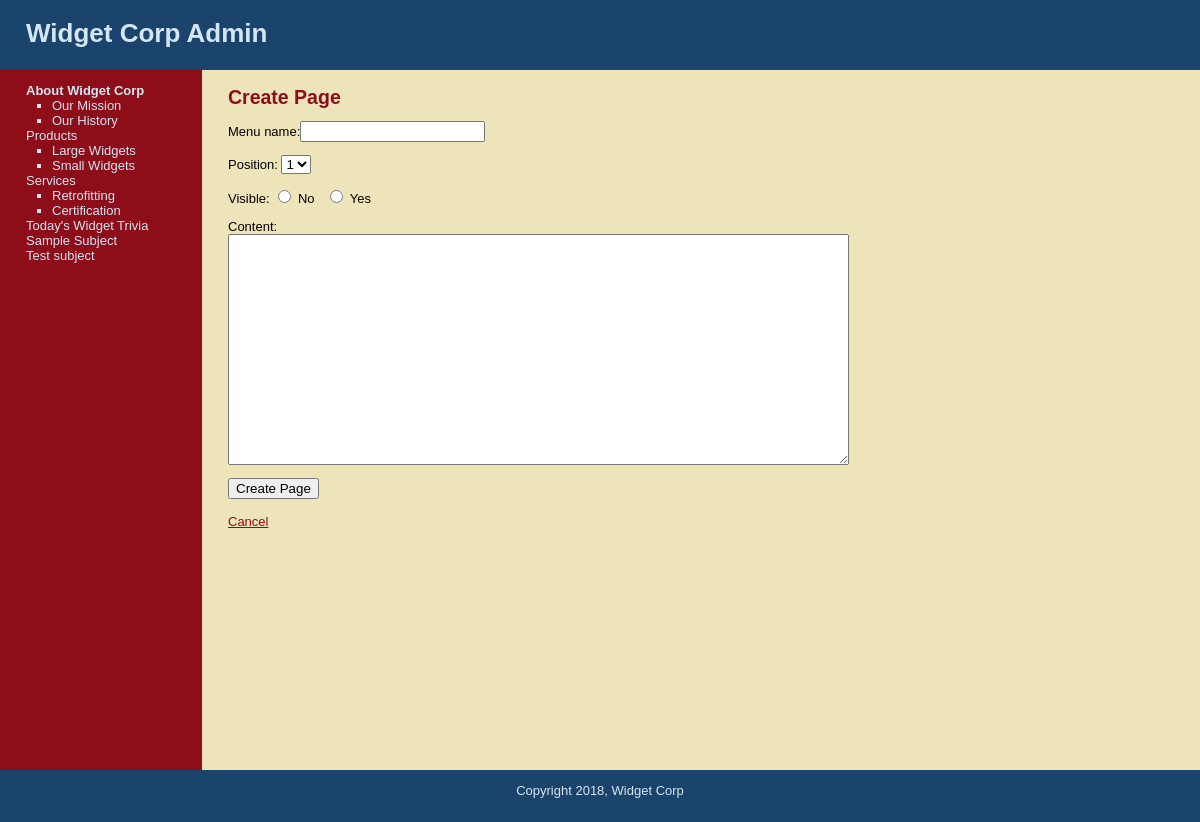
The app's page /new_page.php?subject=1 (signed in) with its own data.
### tables this page shows
CREATE TABLE `subjects` (
  `id` int(11) NOT NULL AUTO_INCREMENT,
  `menu_name` varchar(30) NOT NULL,
  `position` int(3) NOT NULL,
  `visible` tinyint(1) NOT NULL,
  PRIMARY KEY (`id`)
);

CREATE TABLE `pages` (
  `id` int(11) NOT NULL AUTO_INCREMENT,
  `subject_id` int(11) NOT NULL,
  `menu_name` varchar(30) NOT NULL,
  `position` int(3) NOT NULL,
  `visible` tinyint(1) NOT NULL,
  `content` text,
  PRIMARY KEY (`id`),
  KEY `subject_id` (`subject_id`)
);

### public/new_page.php (the view, shortened to what this page needs)
<?php require_once("../includes/db_connection.php"); ?>
<?php require_once("../includes/functions.php"); ?>
<?php include("../includes/layouts/header.php"); ?>
<?php find_selected_page();?>
<div id="main">
 <div id="navigation">
  <?php echo navigation($current_subject, $current_page); ?>
 </div>
	<div id="page">
		<h2>Create Page</h2>
		<form action="create_page.php" method="post">
		<p>Menu name:<input type="text" name="menu_name" value="" /></p>
		<p>Position:
	    <select name="position">
		<?php
			$page_set = find_pages_for_subject($current_subject["id"], false);
			$page_count = mysqli_num_rows($page_set);
			for($count=1; $count <= ($page_count + 1); $count++){
				echo "<option value=\"{$count}\">{$count}</option>";
			}
		?>
		</select>
	    </p>
		<p>Visible:
	    <input type="radio" name="visible" value="0" /> No
		&nbsp;
		<input type="radio" name="visible" value="1" /> Yes
	    <p>
		<p>Content:<br/>
		<textarea name="content" cols="75" rows="15"></textarea>
		</p>
		<input type="submit" name="submit" value="Create Page" />
	  </form>
	  <br />
	  <a href="manage_content.php?subject=<?php echo urlencode($current_subject["id"]);?>">Cancel</a>
	</div>
</div>
<?php include("../includes/layouts/footer.php"); ?>

### includes/functions.php (shortened to what this page needs)
<?php
	function find_all_subjects($public=true) {
		global $connection;
		$query  = "SELECT * ";
		$query .= "FROM subjects ";
		$query .= "ORDER BY position ASC";
		$subject_set = mysqli_query($connection, $query);
		return $subject_set;
	}
	function find_pages_for_subject($subject_id, $public=true){
		global $connection;
		$safe_subject_id = mysqli_real_escape_string($connection, $subject_id);
		$query  = "SELECT * ";
		$query .= "FROM pages ";
		$query .= "WHERE subject_id = {$safe_subject_id} ";
		$query .= "ORDER BY position ASC";
		$page_set = mysqli_query($connection, $query);
		return $page_set;
	}
	function find_subject_by_id($subject_id, $public=true) {
		global $connection;
		$safe_subject_id = mysqli_real_escape_string($connection, $subject_id);
		$query  = "SELECT * ";
		$query .= "FROM subjects ";
		$query .= "WHERE id = {$safe_subject_id} ";
		$query .= "LIMIT 1";
		$subject_set = mysqli_query($connection, $query);
		if ($subject = mysqli_fetch_assoc($subject_set)) {
			return $subject;
		} else {
			return null;
		}
	}
	function find_selected_page($public=false) {
	if (isset($_GET["subject"])) {
		$current_subject = find_subject_by_id($_GET["subject"], $public);
		if ($current_subject && $public) {
			$current_page = find_default_page_for_subject($current_subject["id"]);
		} else {
			$current_page = null;
		}
	} elseif (isset($_GET["page"])) {
		$current_page = find_page_by_id($_GET["page"], $public);
	    $current_subject = null;
	} else {
			$current_subject = null;
			$current_page = null;
	    }
	}
	function navigation($subject_array, $page_array) {
		$output = "<ul class=\"subjects\">";
	    $subject_set = find_all_subjects(false);
		while($subject = mysqli_fetch_assoc($subject_set)) {
			$output .= "<li";
				if ($subject_array && $subject["id"] == $subject_array["id"]) {
					$output .= " class=\"selected\"";
	            }
			$output .= ">";
			$output .= "<a href=\"manage_content.php?subject=";
			$output .= urlencode($subject["id"]);
			$output .= "\">";
			$output .= htmlentities($subject["menu_name"]);
			$output .= "</a>";
				$page_set = find_pages_for_subject($subject["id"], false);
				$output .= "<ul class=\"pages\">";
				while($page = mysqli_fetch_assoc($page_set)) {
					$output .= "<li";
					$output .= ">";
				    $output .= "<a href=\"manage_content.php?page=";
					$output .= urlencode($page["id"]);
					$output .= "\">";
				    $output .= htmlentities($page["menu_name"]);
					$output .= "</a></li>";
				}
			$output .= "</ul></li>";
		}
        $output .= "</ul>";
		return $output;
	}
?>

### public/stylesheets/public.css (style rules this page uses)
html { height: 100%; width: 100%; }
body { width: 100%; height: 100%; margin: 0; padding: 0; border: 0; font-family: Verdana, Arial, Helvetica, sans-serif; font-size: 13px; line-height: 15px; background: #EEE4B9; }
a { color: #8D0D19; }
#main { height: 700px; width: 100%; margin: 0; padding: 0; background: #EEE4B9; }
#navigation { float: left; width: 150px; height: 100%; margin: 0; padding: 0 2em; color: #D4E6F4; background: #8D0D19; }
#navigation a { color: #D4E6F4; text-decoration: none; }
ul.subjects { margin: 1em 0; padding-left: 0; list-style: none; }
ul.pages { padding-left: 2em; list-style: square; font-weight: normal; }
.selected { font-weight: bold; }
#page { float: left; height: 100%; padding-left: 2em; vertical-align: top; background: #EEE4B9; }
#page h2 { color: #8D0D19; margin-top: 1em; }

### records on screen
subjects: value "About Widget Corp"
pages: value "Our Mission"
pages: value "Our History"
subjects: value "Products"
pages: value "Large Widgets"
pages: value "Small Widgets"
subjects: value "Services"
pages: value "Retrofitting"
pages: value "Certification"
subjects: value "Today's Widget Trivia"
subjects: value "Sample Subject"
subjects: value "Test subject"

### other values on screen
form field position "1"
